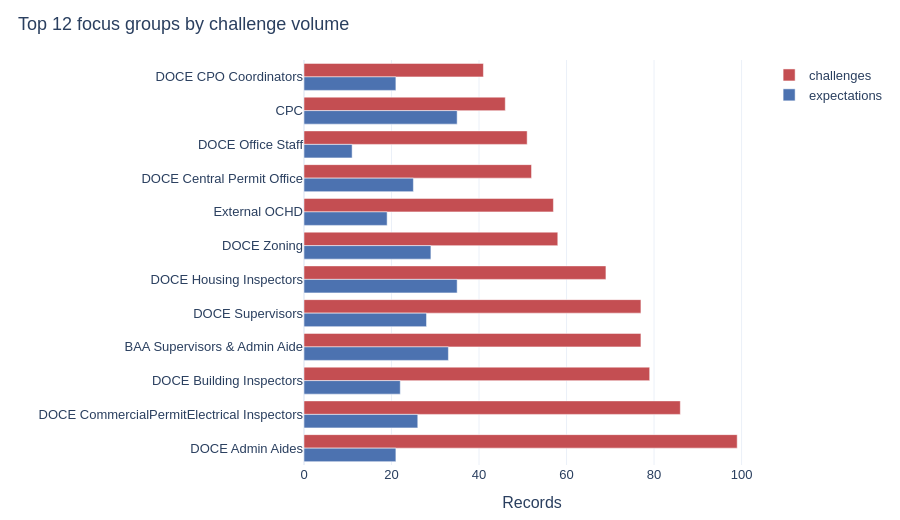

This figure's notebook cell:
### Code cell
top_n = 12
group_totals = (
    challenges.groupby("focus_group", as_index=False)
    .size()
    .rename(columns={"size": "challenges"})
    .sort_values("challenges", ascending=False)
    .head(top_n)
)
exp_totals = (
    expectations.groupby("focus_group", as_index=False)
    .size()
    .rename(columns={"size": "expectations"})
)
group_cmp = group_totals.merge(exp_totals, on="focus_group", how="left").fillna(0)
group_long = group_cmp.melt(
    id_vars="focus_group",
    value_vars=["challenges", "expectations"],
    var_name="kind",
    value_name="count",
)

fig = px.bar(
    group_long,
    y="focus_group",
    x="count",
    color="kind",
    barmode="group",
    orientation="h",
    title=f"Top {top_n} focus groups by challenge volume",
    color_discrete_map={"challenges": "#C44E52", "expectations": "#4C72B0"},
    category_orders={
        "focus_group": group_totals["focus_group"].tolist(),
        "kind": ["challenges", "expectations"],
    },
)
fig.update_layout(
    xaxis_title="Records",
    yaxis_title="",
    height=520,
    legend_title="",
    yaxis=dict(autorange="reversed"),
)
show(fig, "top_focus_groups")

### Figure 1 — Plotly figure (JSON) as saved in the notebook; plotly's stock layout.template omitted (floating-point values rounded to 4 significant figures)
{"data": [{"alignmentgroup": "True", "hovertemplate": "kind=challenges<br>count=%{x}<br>focus_group=%{y}<extra></extra>", "legendgroup": "challenges", "marker": {"color": "#C44E52", "pattern": {"shape": ""}}, "name": "challenges", "offsetgroup": "challenges", "orientation": "h", "showlegend": true, "textposition": "auto", "type": "bar", "x": [99, 86, 79, 77, 77, 69, 58, 57, 52, 51, 46, 41], "xaxis": "x", "y": ["DOCE Admin Aides", "DOCE CommercialPermitElectrical Inspectors", "DOCE Building Inspectors", "BAA Supervisors & Admin Aide", "DOCE Supervisors", "DOCE Housing Inspectors", "DOCE Zoning", "External OCHD", "DOCE Central Permit Office", "DOCE Office Staff", "CPC", "DOCE CPO Coordinators"], "yaxis": "y"}, {"alignmentgroup": "True", "hovertemplate": "kind=expectations<br>count=%{x}<br>focus_group=%{y}<extra></extra>", "legendgroup": "expectations", "marker": {"color": "#4C72B0", "pattern": {"shape": ""}}, "name": "expectations", "offsetgroup": "expectations", "orientation": "h", "showlegend": true, "textposition": "auto", "type": "bar", "x": [21, 26, 22, 33, 28, 35, 29, 19, 25, 11, 35, 21], "xaxis": "x", "y": ["DOCE Admin Aides", "DOCE CommercialPermitElectrical Inspectors", "DOCE Building Inspectors", "BAA Supervisors & Admin Aide", "DOCE Supervisors", "DOCE Housing Inspectors", "DOCE Zoning", "External OCHD", "DOCE Central Permit Office", "DOCE Office Staff", "CPC", "DOCE CPO Coordinators"], "yaxis": "y"}], "layout": {"barmode": "group", "font": {"family": "IBM Plex Sans, Helvetica, Arial, sans-serif", "size": 13}, "height": 520, "legend": {"title": {"text": ""}, "tracegroupgap": 0}, "margin": {"b": 40, "l": 40, "r": 30, "t": 60}, "title": {"text": "Top 12 focus groups by challenge volume", "x": 0.02, "xanchor": "left"}, "xaxis": {"anchor": "y", "domain": [0, 1], "title": {"text": "Records"}}, "yaxis": {"anchor": "x", "autorange": "reversed", "categoryarray": ["DOCE CPO Coordinators", "CPC", "DOCE Office Staff", "DOCE Central Permit Office", "External OCHD", "DOCE Zoning", "DOCE Housing Inspectors", "DOCE Supervisors", "BAA Supervisors & Admin Aide", "DOCE Building Inspectors", "DOCE CommercialPermitElectrical Inspectors", "DOCE Admin Aides"], "categoryorder": "array", "domain": [0, 1], "title": {"text": ""}}}}
